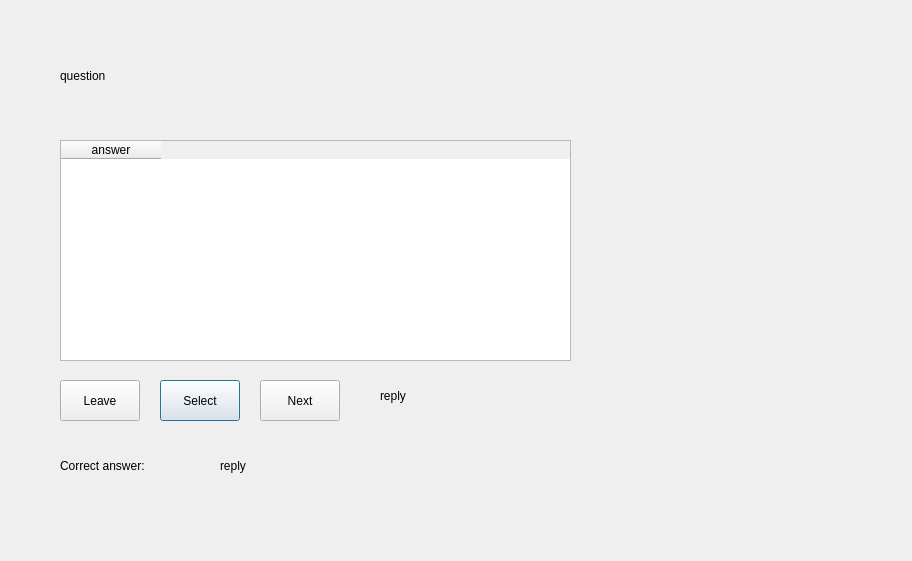
<?xml version="1.0" encoding="UTF-8"?>
<ui version="4.0">
 <class>Dialog</class>
 <widget class="QDialog" name="Dialog">
  <property name="geometry">
   <rect>
    <x>0</x>
    <y>0</y>
    <width>912</width>
    <height>561</height>
   </rect>
  </property>
  <property name="windowTitle">
   <string>Single trivia game</string>
  </property>
  <property name="styleSheet">
   <string notr="true"/>
  </property>
  <widget class="QLabel" name="question_lbl">
   <property name="geometry">
    <rect>
     <x>60</x>
     <y>30</y>
     <width>511</width>
     <height>91</height>
    </rect>
   </property>
   <property name="styleSheet">
    <string notr="true"/>
   </property>
   <property name="text">
    <string>question</string>
   </property>
  </widget>
  <widget class="QTableWidget" name="tableWidget">
   <property name="geometry">
    <rect>
     <x>60</x>
     <y>140</y>
     <width>511</width>
     <height>221</height>
    </rect>
   </property>
   <property name="styleSheet">
    <string notr="true"/>
   </property>
   <column>
    <property name="text">
     <string>answer</string>
    </property>
   </column>
  </widget>
  <widget class="QPushButton" name="select_btn">
   <property name="geometry">
    <rect>
     <x>160</x>
     <y>380</y>
     <width>80</width>
     <height>41</height>
    </rect>
   </property>
   <property name="styleSheet">
    <string notr="true"/>
   </property>
   <property name="text">
    <string>Select</string>
   </property>
  </widget>
  <widget class="QPushButton" name="next_btn">
   <property name="geometry">
    <rect>
     <x>260</x>
     <y>380</y>
     <width>80</width>
     <height>41</height>
    </rect>
   </property>
   <property name="styleSheet">
    <string notr="true"/>
   </property>
   <property name="text">
    <string>Next</string>
   </property>
  </widget>
  <widget class="QLabel" name="lbl_reply">
   <property name="geometry">
    <rect>
     <x>380</x>
     <y>370</y>
     <width>331</width>
     <height>51</height>
    </rect>
   </property>
   <property name="styleSheet">
    <string notr="true"/>
   </property>
   <property name="text">
    <string>reply</string>
   </property>
  </widget>
  <widget class="QLabel" name="lbl_correct_reply">
   <property name="geometry">
    <rect>
     <x>220</x>
     <y>440</y>
     <width>351</width>
     <height>51</height>
    </rect>
   </property>
   <property name="styleSheet">
    <string notr="true"/>
   </property>
   <property name="text">
    <string>reply</string>
   </property>
  </widget>
  <widget class="QLabel" name="lbl_correct">
   <property name="geometry">
    <rect>
     <x>60</x>
     <y>440</y>
     <width>141</width>
     <height>51</height>
    </rect>
   </property>
   <property name="styleSheet">
    <string notr="true"/>
   </property>
   <property name="text">
    <string>Correct answer:</string>
   </property>
  </widget>
  <widget class="QPushButton" name="leave_btn">
   <property name="geometry">
    <rect>
     <x>60</x>
     <y>380</y>
     <width>80</width>
     <height>41</height>
    </rect>
   </property>
   <property name="styleSheet">
    <string notr="true"/>
   </property>
   <property name="text">
    <string>Leave</string>
   </property>
  </widget>
 </widget>
 <resources/>
 <connections/>
</ui>
